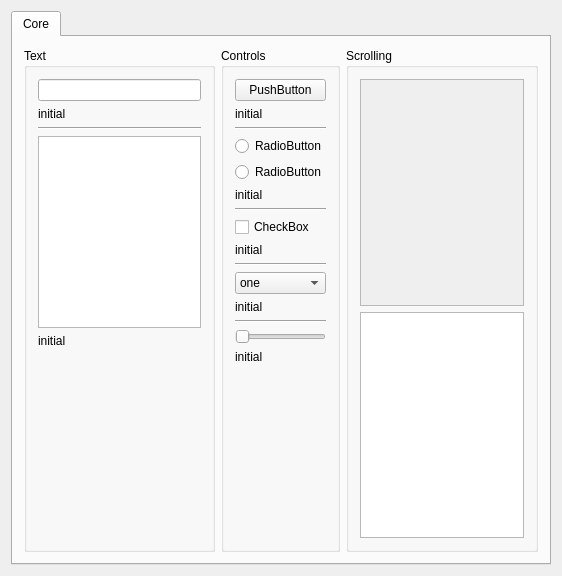
<?xml version="1.0" encoding="UTF-8"?>
<ui version="4.0">
 <class>MainWindow</class>
 <widget class="QMainWindow" name="MainWindow">
  <property name="geometry">
   <rect>
    <x>0</x>
    <y>0</y>
    <width>562</width>
    <height>576</height>
   </rect>
  </property>
  <property name="windowTitle">
   <string>MainWindow</string>
  </property>
  <widget class="QWidget" name="centralWidget">
   <layout class="QVBoxLayout" name="verticalLayout_4">
    <item>
     <widget class="QTabWidget" name="tabWidget">
      <property name="currentIndex">
       <number>0</number>
      </property>
      <widget class="QWidget" name="core">
       <attribute name="title">
        <string>Core</string>
       </attribute>
       <layout class="QHBoxLayout" name="horizontalLayout">
        <item>
         <widget class="QGroupBox" name="textGroup">
          <property name="title">
           <string>Text</string>
          </property>
          <layout class="QVBoxLayout" name="verticalLayout">
           <item>
            <widget class="QLineEdit" name="lineEdit"/>
           </item>
           <item>
            <widget class="QLabel" name="lineEditDisplay">
             <property name="text">
              <string>initial</string>
             </property>
            </widget>
           </item>
           <item>
            <widget class="Line" name="line">
             <property name="orientation">
              <enum>Qt::Horizontal</enum>
             </property>
            </widget>
           </item>
           <item>
            <widget class="QTextEdit" name="textEdit"/>
           </item>
           <item>
            <widget class="QLabel" name="textEditDisplay">
             <property name="text">
              <string>initial</string>
             </property>
            </widget>
           </item>
           <item>
            <spacer name="verticalSpacer">
             <property name="orientation">
              <enum>Qt::Vertical</enum>
             </property>
             <property name="sizeHint" stdset="0">
              <size>
               <width>20</width>
               <height>40</height>
              </size>
             </property>
            </spacer>
           </item>
          </layout>
         </widget>
        </item>
        <item>
         <widget class="QGroupBox" name="controlsGroup">
          <property name="title">
           <string>Controls</string>
          </property>
          <layout class="QVBoxLayout" name="verticalLayout_3">
           <item>
            <widget class="QPushButton" name="pushButton">
             <property name="text">
              <string>PushButton</string>
             </property>
            </widget>
           </item>
           <item>
            <widget class="QLabel" name="pushButtonDisplay">
             <property name="text">
              <string>initial</string>
             </property>
            </widget>
           </item>
           <item>
            <widget class="Line" name="line_2">
             <property name="orientation">
              <enum>Qt::Horizontal</enum>
             </property>
            </widget>
           </item>
           <item>
            <widget class="QRadioButton" name="radioButton1">
             <property name="text">
              <string>RadioButton</string>
             </property>
            </widget>
           </item>
           <item>
            <widget class="QRadioButton" name="radioButton2">
             <property name="text">
              <string>RadioButton</string>
             </property>
            </widget>
           </item>
           <item>
            <widget class="QLabel" name="radioButtonDisplay">
             <property name="text">
              <string>initial</string>
             </property>
            </widget>
           </item>
           <item>
            <widget class="Line" name="line_3">
             <property name="orientation">
              <enum>Qt::Horizontal</enum>
             </property>
            </widget>
           </item>
           <item>
            <widget class="QCheckBox" name="checkBox">
             <property name="text">
              <string>CheckBox</string>
             </property>
            </widget>
           </item>
           <item>
            <widget class="QLabel" name="checkBoxDisplay">
             <property name="text">
              <string>initial</string>
             </property>
            </widget>
           </item>
           <item>
            <widget class="Line" name="line_4">
             <property name="orientation">
              <enum>Qt::Horizontal</enum>
             </property>
            </widget>
           </item>
           <item>
            <widget class="QComboBox" name="comboBox">
             <item>
              <property name="text">
               <string>one</string>
              </property>
             </item>
             <item>
              <property name="text">
               <string>two</string>
              </property>
             </item>
             <item>
              <property name="text">
               <string>three</string>
              </property>
             </item>
            </widget>
           </item>
           <item>
            <widget class="QLabel" name="comboBoxDisplay">
             <property name="text">
              <string>initial</string>
             </property>
            </widget>
           </item>
           <item>
            <widget class="Line" name="line_5">
             <property name="orientation">
              <enum>Qt::Horizontal</enum>
             </property>
            </widget>
           </item>
           <item>
            <widget class="QSlider" name="horizontalSlider">
             <property name="orientation">
              <enum>Qt::Horizontal</enum>
             </property>
            </widget>
           </item>
           <item>
            <widget class="QLabel" name="horizontalSliderDisplay">
             <property name="text">
              <string>initial</string>
             </property>
            </widget>
           </item>
           <item>
            <spacer name="verticalSpacer_2">
             <property name="orientation">
              <enum>Qt::Vertical</enum>
             </property>
             <property name="sizeHint" stdset="0">
              <size>
               <width>20</width>
               <height>40</height>
              </size>
             </property>
            </spacer>
           </item>
          </layout>
         </widget>
        </item>
        <item>
         <widget class="QGroupBox" name="scrollingGroup">
          <property name="title">
           <string>Scrolling</string>
          </property>
          <layout class="QVBoxLayout" name="verticalLayout_2">
           <item>
            <widget class="QScrollArea" name="scrollArea">
             <property name="widgetResizable">
              <bool>true</bool>
             </property>
             <widget class="QWidget" name="scrollAreaWidgetContents">
              <property name="geometry">
               <rect>
                <x>0</x>
                <y>0</y>
                <width>167</width>
                <height>233</height>
               </rect>
              </property>
             </widget>
            </widget>
           </item>
           <item>
            <widget class="QTreeView" name="treeView"/>
           </item>
          </layout>
         </widget>
        </item>
       </layout>
      </widget>
     </widget>
    </item>
   </layout>
  </widget>
  <action name="actionNew">
   <property name="text">
    <string>&amp;New</string>
   </property>
  </action>
  <action name="actionClose">
   <property name="text">
    <string>&amp;Close</string>
   </property>
  </action>
  <action name="actionExit">
   <property name="text">
    <string>E&amp;xit</string>
   </property>
  </action>
  <action name="actionCopy">
   <property name="text">
    <string>&amp;Copy</string>
   </property>
  </action>
  <action name="actionPaste">
   <property name="text">
    <string>&amp;Paste</string>
   </property>
  </action>
 </widget>
 <layoutdefault spacing="6" margin="11"/>
 <tabstops>
  <tabstop>lineEdit</tabstop>
  <tabstop>textEdit</tabstop>
  <tabstop>pushButton</tabstop>
  <tabstop>radioButton1</tabstop>
  <tabstop>checkBox</tabstop>
  <tabstop>comboBox</tabstop>
  <tabstop>horizontalSlider</tabstop>
  <tabstop>scrollArea</tabstop>
  <tabstop>treeView</tabstop>
 </tabstops>
 <resources/>
 <connections/>
</ui>
